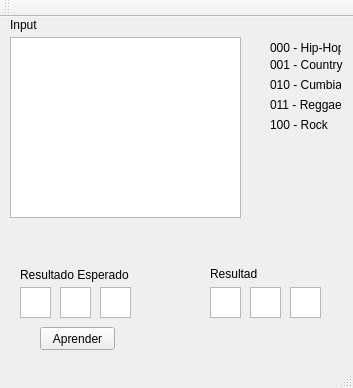
<?xml version="1.0" encoding="UTF-8"?>
<ui version="4.0">
 <class>MainWindow</class>
 <widget class="QMainWindow" name="MainWindow">
  <property name="geometry">
   <rect>
    <x>0</x>
    <y>0</y>
    <width>353</width>
    <height>388</height>
   </rect>
  </property>
  <property name="windowTitle">
   <string>MainWindow</string>
  </property>
  <widget class="QWidget" name="centralWidget">
   <widget class="QTextEdit" name="textEdit">
    <property name="geometry">
     <rect>
      <x>10</x>
      <y>20</y>
      <width>231</width>
      <height>181</height>
     </rect>
    </property>
   </widget>
   <widget class="QLabel" name="label">
    <property name="geometry">
     <rect>
      <x>270</x>
      <y>20</y>
      <width>71</width>
      <height>21</height>
     </rect>
    </property>
    <property name="text">
     <string>000 - Hip-Hop</string>
    </property>
   </widget>
   <widget class="QLabel" name="label_2">
    <property name="geometry">
     <rect>
      <x>270</x>
      <y>40</y>
      <width>91</width>
      <height>16</height>
     </rect>
    </property>
    <property name="text">
     <string>001 - Country</string>
    </property>
   </widget>
   <widget class="QLabel" name="label_3">
    <property name="geometry">
     <rect>
      <x>270</x>
      <y>60</y>
      <width>71</width>
      <height>16</height>
     </rect>
    </property>
    <property name="text">
     <string>010 - Cumbia</string>
    </property>
   </widget>
   <widget class="QLabel" name="label_4">
    <property name="geometry">
     <rect>
      <x>270</x>
      <y>80</y>
      <width>71</width>
      <height>16</height>
     </rect>
    </property>
    <property name="text">
     <string>011 - Reggae</string>
    </property>
   </widget>
   <widget class="QLabel" name="label_5">
    <property name="geometry">
     <rect>
      <x>270</x>
      <y>100</y>
      <width>61</width>
      <height>16</height>
     </rect>
    </property>
    <property name="text">
     <string>100 - Rock</string>
    </property>
   </widget>
   <widget class="QLabel" name="label_6">
    <property name="geometry">
     <rect>
      <x>10</x>
      <y>0</y>
      <width>31</width>
      <height>16</height>
     </rect>
    </property>
    <property name="text">
     <string>Input</string>
    </property>
   </widget>
   <widget class="QLabel" name="label_7">
    <property name="geometry">
     <rect>
      <x>210</x>
      <y>250</y>
      <width>47</width>
      <height>13</height>
     </rect>
    </property>
    <property name="text">
     <string>Resultado</string>
    </property>
   </widget>
   <widget class="QPushButton" name="pushButton">
    <property name="geometry">
     <rect>
      <x>40</x>
      <y>310</y>
      <width>75</width>
      <height>23</height>
     </rect>
    </property>
    <property name="text">
     <string>Aprender</string>
    </property>
   </widget>
   <widget class="QTextEdit" name="textEdit_3">
    <property name="geometry">
     <rect>
      <x>20</x>
      <y>270</y>
      <width>31</width>
      <height>31</height>
     </rect>
    </property>
   </widget>
   <widget class="QLabel" name="label_8">
    <property name="geometry">
     <rect>
      <x>20</x>
      <y>250</y>
      <width>121</width>
      <height>16</height>
     </rect>
    </property>
    <property name="text">
     <string>Resultado Esperado</string>
    </property>
   </widget>
   <widget class="QTextEdit" name="textEdit_4">
    <property name="geometry">
     <rect>
      <x>60</x>
      <y>270</y>
      <width>31</width>
      <height>31</height>
     </rect>
    </property>
   </widget>
   <widget class="QTextEdit" name="textEdit_5">
    <property name="geometry">
     <rect>
      <x>100</x>
      <y>270</y>
      <width>31</width>
      <height>31</height>
     </rect>
    </property>
   </widget>
   <widget class="QTextEdit" name="textEdit_9">
    <property name="geometry">
     <rect>
      <x>210</x>
      <y>270</y>
      <width>31</width>
      <height>31</height>
     </rect>
    </property>
   </widget>
   <widget class="QTextEdit" name="textEdit_10">
    <property name="geometry">
     <rect>
      <x>250</x>
      <y>270</y>
      <width>31</width>
      <height>31</height>
     </rect>
    </property>
   </widget>
   <widget class="QTextEdit" name="textEdit_12">
    <property name="geometry">
     <rect>
      <x>290</x>
      <y>270</y>
      <width>31</width>
      <height>31</height>
     </rect>
    </property>
   </widget>
  </widget>
  <widget class="QMenuBar" name="menuBar">
   <property name="geometry">
    <rect>
     <x>0</x>
     <y>0</y>
     <width>353</width>
     <height>21</height>
    </rect>
   </property>
  </widget>
  <widget class="QToolBar" name="mainToolBar">
   <attribute name="toolBarArea">
    <enum>TopToolBarArea</enum>
   </attribute>
   <attribute name="toolBarBreak">
    <bool>false</bool>
   </attribute>
  </widget>
  <widget class="QStatusBar" name="statusBar"/>
 </widget>
 <layoutdefault spacing="6" margin="11"/>
 <resources/>
 <connections/>
</ui>
